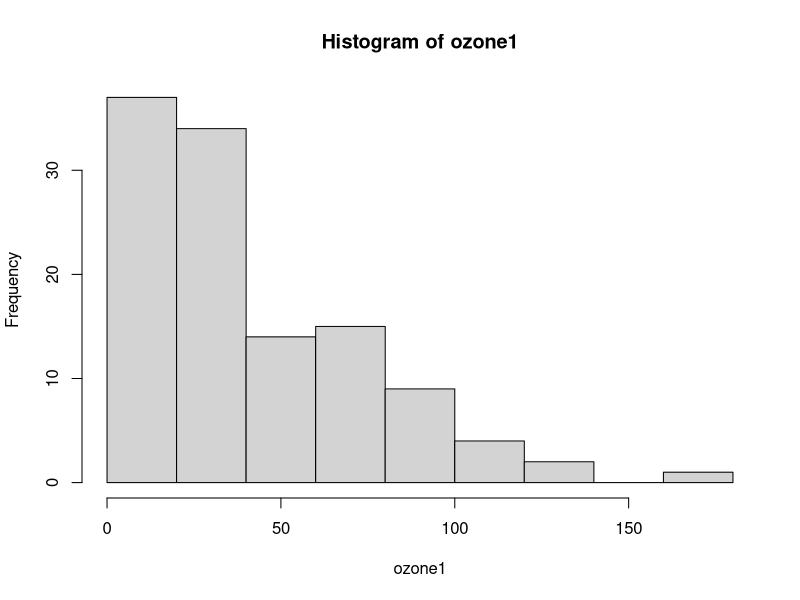
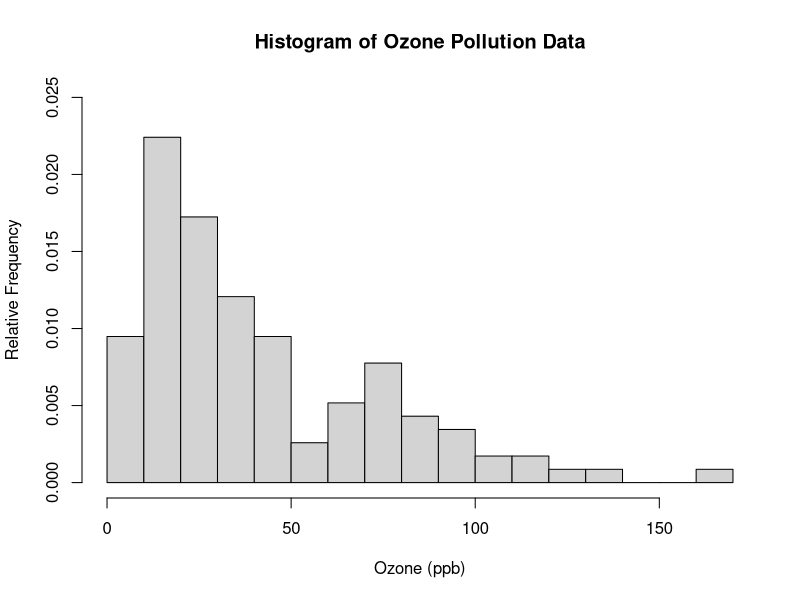
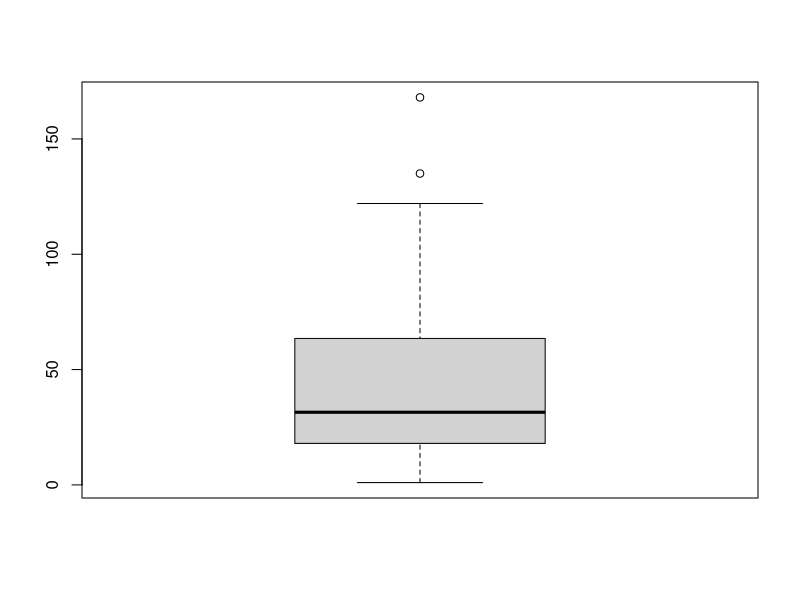
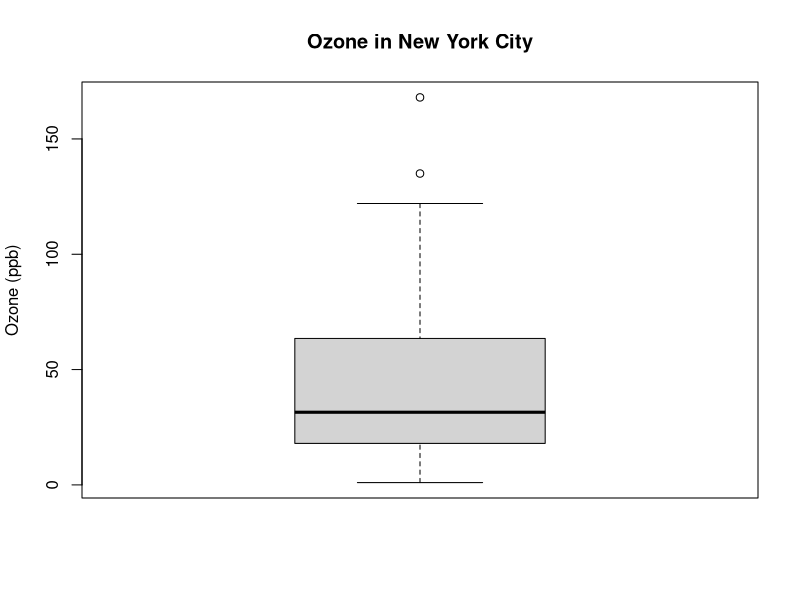
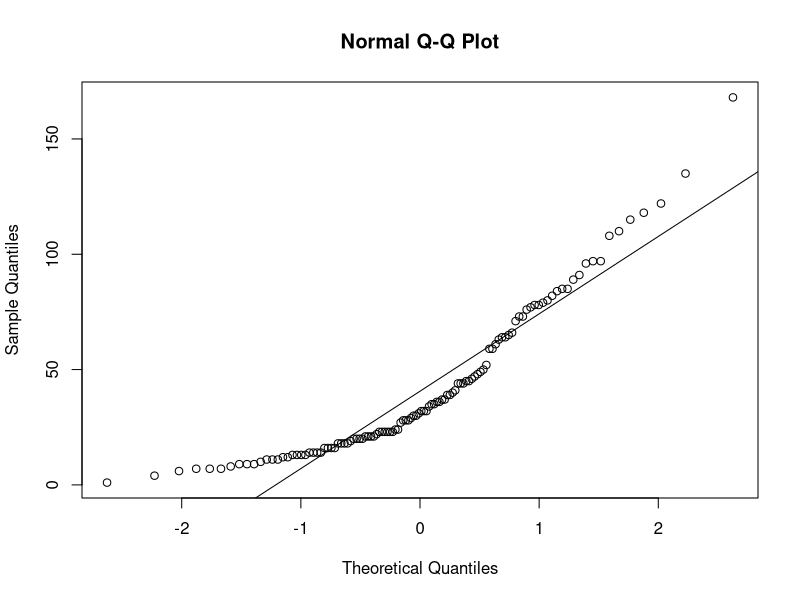

Write the R code that produced these figures, in order.
#---------------------------------#
#---- Descriptive Statistics -----#
#---------------------------------#


#Put cursor on the line you want to evaluate, then push the
#Run button (or press crtl+R on a PC)
#clear the console using Ctrl+L (on a PC)

#airquality is a built-in data set of R
head(airquality)  #Show the first 6 rows of the data table

#extract the Ozone column of data
ozone = airquality$Ozone
# sample size of "ozone" - be careful, R is case sensitive!
length(ozone)
#Look at the summary statistics - these two functions use different methods
#for calculating Q1 and Q3!!
summary(ozone)
fivenum(ozone)

#To find out how many data points are not "NA"
length(ozone[is.na(ozone) == F])

#look what happens when you try to calcualte the mean:
mean(ozone)
#To remove the na values, set na.rm to be true
mean(ozone, na.rm = T)
var(ozone, na.rm = T)
sd(ozone, na.rm = T)

#To make things easier, let's create a data set with no missing values
ozone1 = ozone[!is.na(ozone)] 
mean(ozone1)
ozone2 = na.omit(ozone)
mean(ozone2) # same thing


#let's do some plotting of the data
hist(ozone1)        #creates a generic histogram
hist(ozone1, breaks = 12, freq = F, xlab = 'Ozone (ppb)', ylim = c(0, 0.025), ylab = 'Relative Frequency', main = 'Histogram of Ozone Pollution Data')

boxplot(ozone)
#Box shows Q1 to Q3, with line at median.  IQR = Q3 - Q1
#The top whisker denotes the maximum value or Q3 + 1.5*IQR, whichever is smaller
#The bottom whisker denotes the minimum value or Q1 - 1.5*IQR, whichever is larger.
boxplot(ozone, ylab = 'Ozone (ppb)', main = 'Ozone in New York City')
#to find out details of this command:
?boxplot

qqnorm(ozone1)      #creates a normal probability plot
qqline(ozone1)      #adds a straight line to the normal probability plot

